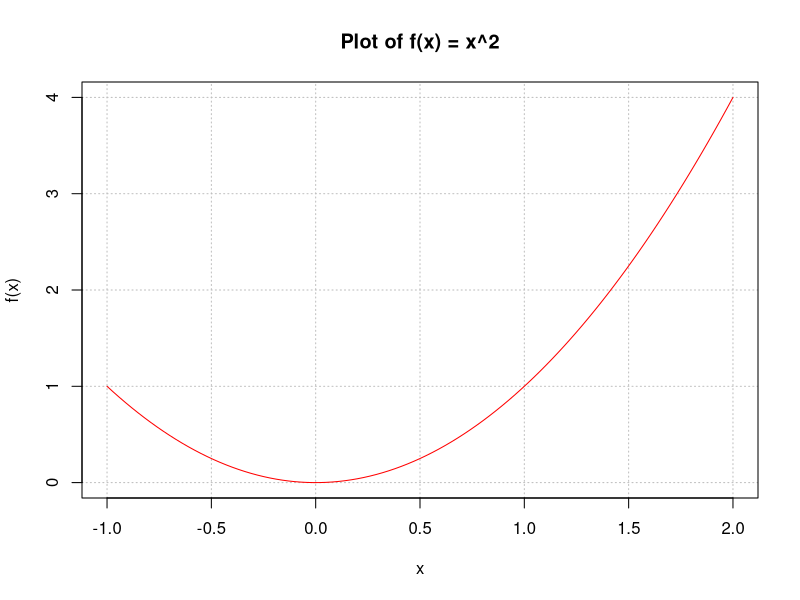
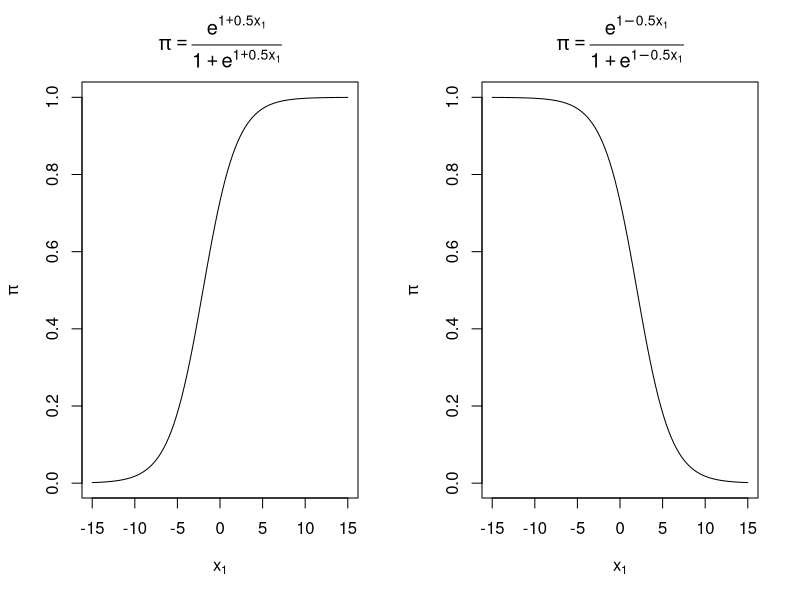
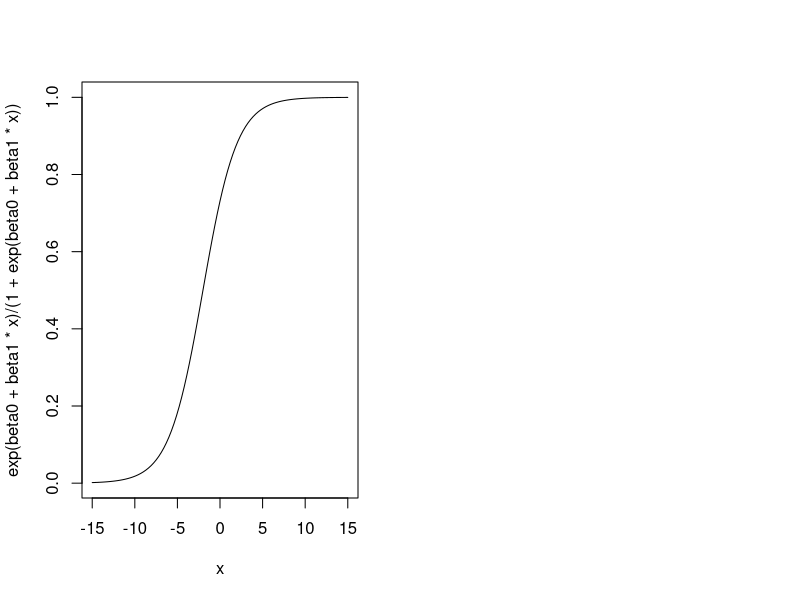
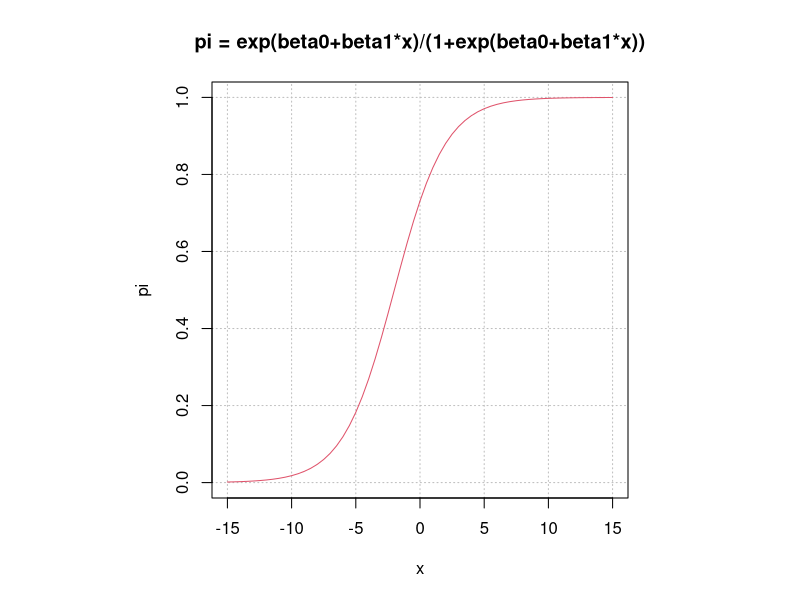
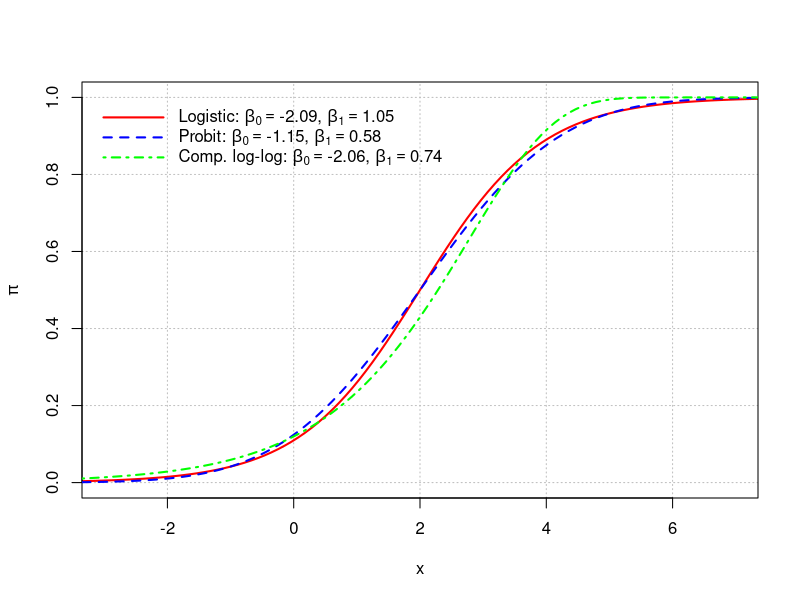
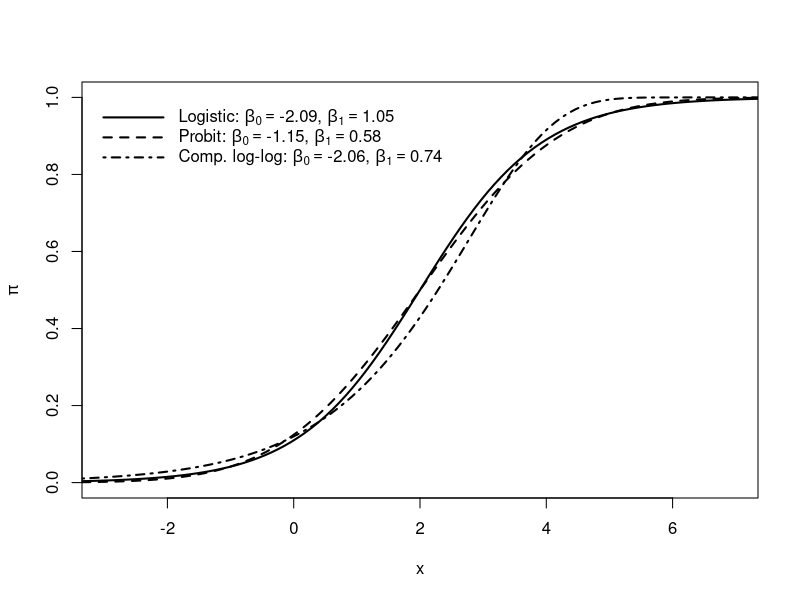
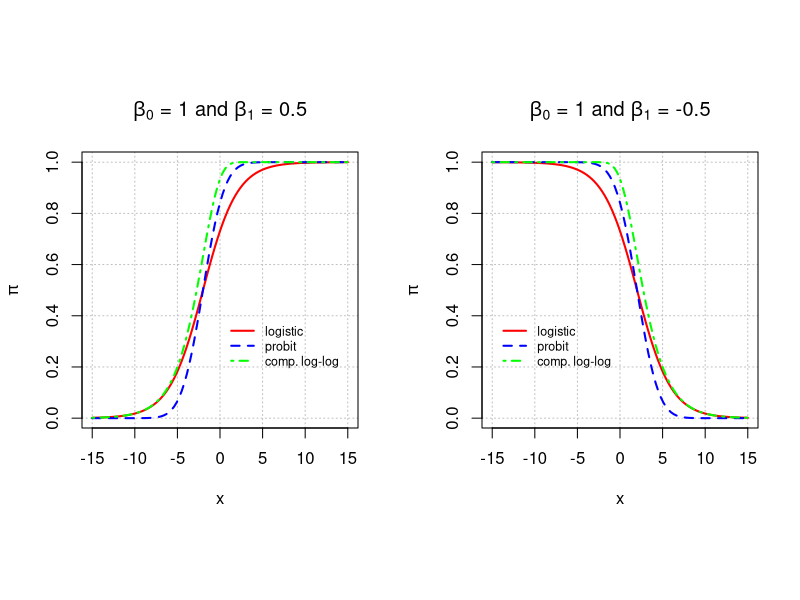

These charts were generated, in order, by the following R code:
#####################################################################
# NAME:  Chris Bilder                                               #
# DATE:  12-13-10, 2-28-12                                          #
# PURPOSE: Graph pi_i vs x_i                                        #
#                                                                   #
# NOTES:                                                            #
#####################################################################

#####################################################################
# Because the curve() function plays an important role in the 
# example, below is a simple use of it

  x11(width = 7, height = 6, pointsize = 12)
  curve(expr = x^2, xlim = c(-1, 2), col = "red",
      main = "Plot of f(x) = x^2", xlab =  "x",
      ylab = "f(x)", panel.first = grid(col = "gray", lty = "dotted"))


#####################################################################
# Logistic regression model plot
      
  x11(width = 7, height = 6, pointsize = 12)
  # pdf(file = "c:\\figures\\Figure2.1BW.pdf", width = 7, height = 6, colormodel = "cmyk")   # Create plot for book
  par(mfrow = c(1,2))
  # par(pty="s") #Create square plots

  beta0<-1
  beta1<-0.5
  curve(expr = exp(beta0+beta1*x)/(1+exp(beta0+beta1*x)), xlim = c(-15, 15), col = "black",
      main = expression(pi == frac(e^{1+0.5*x[1]}, 1+e^{1+0.5*x[1]})), xlab =  expression(x[1]),
      ylab = expression(pi))

  beta0<-1
  beta1<--0.5
  curve(expr = exp(beta0+beta1*x)/(1+exp(beta0+beta1*x)), xlim = c(-15, 15), col = "black",
      main = expression(pi == frac(e^{1-0.5*x[1]}, 1+e^{1-0.5*x[1]})), xlab =  expression(x[1]),
      ylab = expression(pi))
  # dev.off()  # Create plot for book

  # See help(plotmath) for more on the expression function and run demo(plotmath) for examples
  # Also, plogis(beta0+beta1*x) could be used instead of exp(beta0+beta1*x)/(1+exp(beta0+beta1*x))


#####################################################################
# Other ways to do the plot

  # Simplest
  beta0<-1
  beta1<-0.5
  curve(expr = exp(beta0+beta1*x)/(1+exp(beta0+beta1*x)), xlim = c(-15, 15))


  # Without curve()
  beta0<-1
  beta1<-0.5
  x<-seq(from = -15, to = 15, by = 0.5)
  pi<-exp(beta0+beta1*x)/(1+exp(beta0+beta1*x))

  x11(width = 7, height = 6, pointsize = 12)
  par(pty="s")
  plot(x = x, y = pi, xlab = "x", ylab = "pi", ylim = c(0,1), 
     type = "l", col = 2, main = "pi = exp(beta0+beta1*x)/(1+exp(beta0+beta1*x))", panel.first = 
     grid(col = "gray", lty = "dotted"))


#####################################################################
# All distributions - holding mean and variance constant

  x11(width = 7, height = 6, pointsize = 12)
  # pdf(file = "c:\\figures\\Figure2.13color.pdf", width = 7, height = 6, colormodel = "cmyk")   # Create plot for book
  par(xaxs = "i")  # Plot only in specified x-axis range (default is "r" which goes 4% more on each side)
  rm(pi)  # I used pi to mean something else than pi = 3.14 above
  # par(pty="m")

  M<-2  # Mean
  V<-3  # ariance
  xlim.val<-c(qnorm(0.001, mean = M, sd = sqrt(V)),  qnorm(0.999, mean = M, sd = sqrt(V)))  # x-axis limits
  rd<-2  # Number of digits for rounding.

  # Logistic
  # Note: If X ~ Logistic(mu, sigma) (mu is location parameter and sigma is scale parameter), then
  #       the mean (M) is M = mu and the variance (V) is V = sigma^2 * pi^2 / 3. This leads to
  #       sigma = sqrt(V) * sqrt(3) / pi. (X-mu)/sigma = beta0 + beta1*X which leads to the beta0 and
  #       beta1 as given below
  beta0<--M*pi/(sqrt(3) * sqrt(V))  # -mu/sigma
  beta1<-pi/(sqrt(3) * sqrt(V))     # 1/sigma
  # curve(expr = plogis(x, location = M, scale = sqrt(V) * sqrt(3) / pi), xlim = xlim.val, col = "red", lwd = 2,
  #  lty = 1, ylim = c(0,1), xlab =  "x", ylab = expression(pi), panel.first = grid(col = "gray", lty = "dotted")) #w/o beta0 and beta1
  curve(expr = plogis(beta0 + beta1*x), xlim = xlim.val, col = "red", lwd = 2,
    lty = 1, ylim = c(0,1), xlab =  "x", ylab = expression(pi), panel.first = grid(col = "gray", lty = "dotted"))
  logistic.beta<-data.frame(name = "logistic", beta0 = round(beta0,rd), beta1 = round(beta1,rd))

  # Normal
  #  (X-mu)/sigma = beta0 + beta1*X which leads to the beta0 and beta1 as given below
  beta0<--M/sqrt(V)  # -mu/sigma
  beta1<-1/sqrt(V)   # 1/sigma
  # curve(expr = pnorm(x, mean = M, sd = sqrt(V)), add = TRUE, col = "blue", lwd = 2, lty = "dashed")  #w/o beta0 and beta1
  # curve(expr = pnorm((x-M)/sqrt(V)), add = TRUE, col = "blue", lwd = 2, lty = "dashed")  #w/o beta0 and beta1
  curve(expr = pnorm(beta0 + beta1*x), add = TRUE, col = "blue", lwd = 2, lty = "dashed")
  normal.beta<-data.frame(name = "probit", beta0 = round(beta0,rd), beta1 = round(beta1,rd))

  # Complementary log-log
  # Note: If X ~ Gumbel(mu, sigma) (mu is location parameter and sigma is scale parameter), then
  #       Y = 1-X has a CDF of F(y) = 1 - exp(-(exp(y+mu-1)/sigma)). We can set (y+mu-1)/sigma equal to
  #       beta0 + beta1*x to find the beta0 and beta1 as shown below. Also, the mean (M) of Y is
  #       M = 1 - mu - euler*sigma, and the variance (V) of Y is V = pi^2 * sigma^2 / 6. Solving for
  #       mu and sigma, we obtain the parameter values as shown below that are written in terms of M and V.
  euler<--digamma(1)  #Euler's constant
  sigma<-sqrt(V) * sqrt(6) / pi
  mu<-1 - M - euler*sigma
  # curve(expr = 1 - exp(-exp((x + mu - 1)/sigma)), add = TRUE, col = "green", lwd = 2, lty = "dotdash") #w/o beta0 and beta1
  beta0<-(mu-1)/sigma
  beta1<-1/sigma
  curve(expr = 1 - exp(-exp(beta0 + beta1*x)), add = TRUE, col = "green", lwd = 2, lty = "dotdash")
  cloglog.beta<-data.frame(name = "cloglog", beta0 = round(beta0,rd), beta1 = round(beta1,rd))

  # Compare beta0 and beta1 among CDFs
  rbind.data.frame(logistic.beta, normal.beta, cloglog.beta)

  # Use in legend
  logistic<-substitute(paste("Logistic: ", beta[0] == beta0, ", ", beta[1] == beta1),
    list(beta0 = as.numeric(logistic.beta[2]), beta1 = as.numeric(logistic.beta[3])))
  probit<-substitute(paste("Probit: ", beta[0] == beta0, ", ", beta[1] == beta1),
    list(beta0 = as.numeric(normal.beta[2]), beta1 = as.numeric(normal.beta[3])))
  cloglog<-substitute(paste("Comp. log-log: ", beta[0] == beta0, ", ", beta[1] == beta1),
    list(beta0 = as.numeric(cloglog.beta[2]), beta1 = as.numeric(cloglog.beta[3])))

  legend(x = -3.25, y = 1, legend = c(as.expression(logistic), as.expression(probit), as.expression(cloglog)), lty = c(1,2,4), lwd = c(2,2,2),
       col = c("red", "blue", "green"), bty = "n", cex = 1, seg.len = 4)
  # dev.off()  # Create plot for book
  # Used http://r.789695.n4.nabble.com/R-legend-plotmath-substitute-problem-td814632.html to help
  #  solve problem with creating a legend - as.expression() is needed.


#####################################################################
# Black-and-white version of plot

  x11(width = 7, height = 6, pointsize = 12)
  # pdf(file = "c:\\figures\\Figure2.13BW.pdf", width = 7, height = 6, colormodel = "cmyk")   # Create plot for book
  par(xaxs = "i")  # Plot only in specified x-axis range (default is "r" which goes 4% more on each side)

  beta0<--M*pi/(sqrt(3) * sqrt(V))  # -mu/sigma
  beta1<-pi/(sqrt(3) * sqrt(V))     # 1/sigma
  curve(expr = plogis(beta0 + beta1*x), xlim = xlim.val, col = "black", lwd = 2,
    lty = 1, ylim = c(0,1), xlab =  "x", ylab = expression(pi))

  # Normal
  #  (X-mu)/sigma = beta0 + beta1*X which leads to the beta0 and beta1 as given below
  beta0<--M/sqrt(V)  # -mu/sigma
  beta1<-1/sqrt(V)   # 1/sigma
  curve(expr = pnorm(beta0 + beta1*x), add = TRUE, col = "black", lwd = 2, lty = "dashed")

  # Complementary log-log
  euler<--digamma(1)  # Euler's constant
  sigma<-sqrt(V) * sqrt(6) / pi
  mu<-1 - M - euler*sigma
  beta0<-(mu-1)/sigma
  beta1<-1/sigma
  curve(expr = 1 - exp(-exp(beta0 + beta1*x)), add = TRUE, col = "black", lwd = 2, lty = "dotdash")

  legend(x = -3.25, y = 1, legend = c(as.expression(logistic), as.expression(probit), as.expression(cloglog)), lty = c(1,2,4), lwd = c(2,2,2),
       col = c("black", "black", "black"), bty = "n", cex = 1, seg.len = 4)
  # dev.off()  # Create plot for book


######################################################################
# All distributions  - mean and variance not held constant (unfair comparison)

  x11(width = 10, height = 6, pointsize = 12)
  par(mfrow = c(1,2))
  par(pty="s")
 
  beta0<-1
  beta1<-0.5
 
  curve(expr = plogis(beta0+beta1*x), xlim = c(-15, 15), col = "red", lwd = 2, lty = "solid",
      main = expression(paste(beta[0], " = 1 and ", beta[1]," = 0.5")), xlab =  "x",
      ylab = expression(pi), panel.first = grid(col = "gray", lty = "dotted"))
  curve(expr = pnorm(beta0+beta1*x, mean=0, sd=1), xlim = c(-15, 15), col = "blue", add = TRUE, lty = 2, lwd = 2)
  curve(expr = 1-exp(-exp(beta0+beta1*x)), xlim = c(-15, 15), col = "green", add = TRUE, lty = 4, lwd = 2)
  # There is a pgumbel(q, loc=0, scale=1, lower.tail = TRUE) function in the evd and VGAM packages
  legend(x = 0, y = 0.4, legend = c("logistic", "probit", "comp. log-log"), lty = c(1,2,4), lwd = c(2,2,2), 
       col = c("red", "blue", "green"), bty = "n", cex = 0.75)


  beta0<-1
  beta1<--0.5

  curve(expr = plogis(beta0+beta1*x), xlim = c(-15, 15), col = "red", lwd = 2, lty = "solid",
      main = expression(paste(beta[0], " = 1 and ", beta[1]," = -0.5")), xlab =  "x",
      ylab = expression(pi), panel.first = grid(col = "gray", lty = "dotted"))
  curve(expr = pnorm(beta0+beta1*x, mean=0, sd=1), xlim = c(-15, 15), col = "blue", add = TRUE, lty = 2, lwd = 2)
  curve(expr = 1-exp(-exp(beta0+beta1*x)), from = -15, to = 15, col = "green", add = TRUE, lty = 4, lwd = 2)
  legend(x = -15, y = 0.4, legend = c("logistic", "probit", "comp. log-log"), lty = c(1,2,4), lwd = c(2,2,2), 
       col = c("red", "blue", "green"), bty = "n", cex = 0.75)

#
